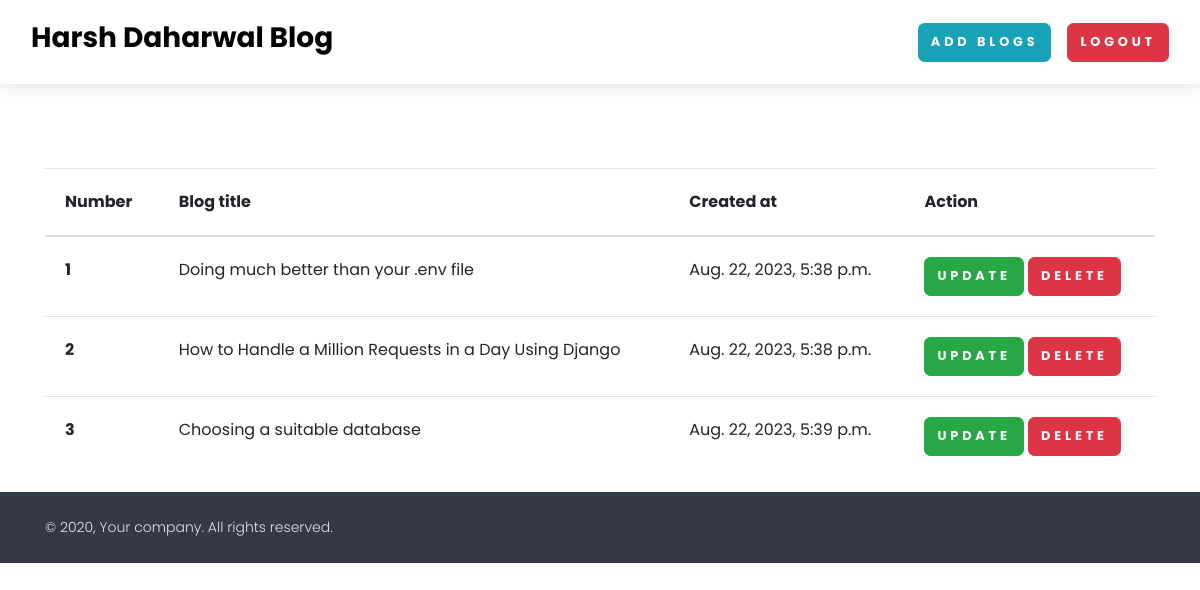
Page /see-blog (signed in) on the committed database.
### home/models.py (models this page shows, shortened)
class BlogModel(models.Model):
    title = models.CharField(max_length=1000)
    content = FroalaField()
    slug = models.SlugField(max_length=1000, null=True, blank= True)
    user = models.ForeignKey(User, blank=True, null=True, on_delete=models.CASCADE)
    image = models.ImageField(upload_to='blog')
    created_at = models.DateTimeField(auto_now_add=True)  #diffrence betn auto_now_add and auto_now
    upload_to = models.DateTimeField(auto_now=True)

### home/views.py (the view)
# urls.py: path('see-blog', see_blog, name="see_blog"),
def see_blog(request):
    context={}
    try:
        blog_objs = BlogModel.objects.filter(user = request.user)
        context['blog_objs'] = blog_objs
    except Exception as e:
        print(e)
    return render(request, 'see_blog.html', context)

### home/templates/see_blog.html
{% extends 'base.html' %}
{% block start %}
<section class="mt-5 pt-5">
    <div class="container">
        <table class="table">
            <thead>
              <tr>
                <th scope="col">Number</th>
                <th scope="col">Blog title</th>
                <th scope="col">Created at</th>
                <th scope="col">Action</th>
              </tr>
            </thead>
            <tbody>
              <tr>
                {% for blog in blog_objs %}
                <th scope="row">{{forloop.counter}}</th>
                <td>{{blog.title}}</td>
                <td>{{blog.created_at}}</td>
                <td>
                    <a href="{% url 'blog_update' blog.slug %}" class="btn btn-success">Update</a>
                    <a href="{% url 'blog_delete' blog.id %}" class="btn btn-danger">Delete</a>
                </td>
              </tr>
              {% endfor %}
            </tbody>
        </table>
    </div>
</section>
{% endblock %}

### rows in the picture
BlogModel: title "Doing much better than your .env file", created_at "Aug. 22, 2023, 5:38 p.m."
BlogModel: title "How to Handle a Million Requests in a Day Using Django", created_at "Aug. 22, 2023, 5:38 p.m."
BlogModel: title "Choosing a suitable database", created_at "Aug. 22, 2023, 5:39 p.m."
